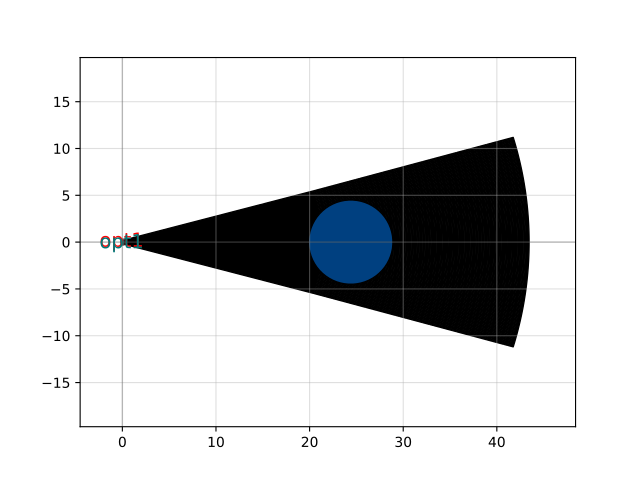

Reproduce this figure in Python.
import ubcpdk

c = ubcpdk.components.gc_te1310()
c.plot()
